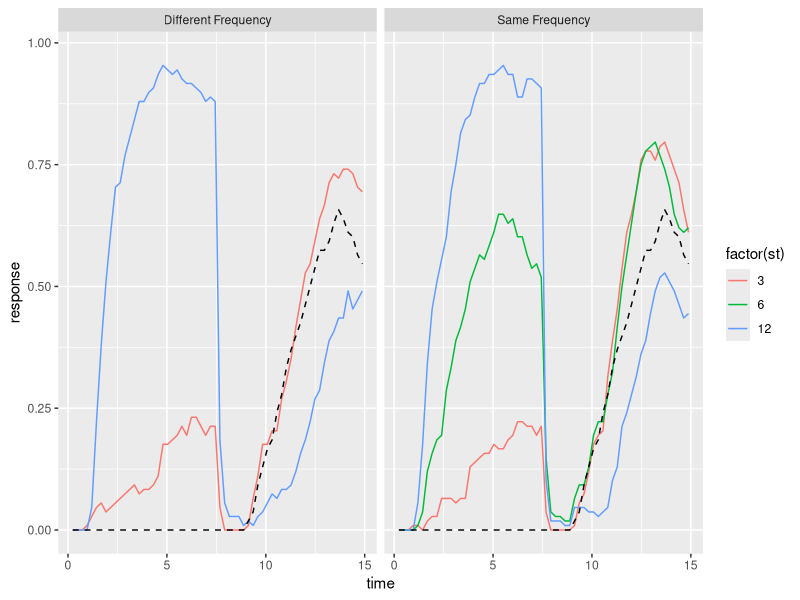
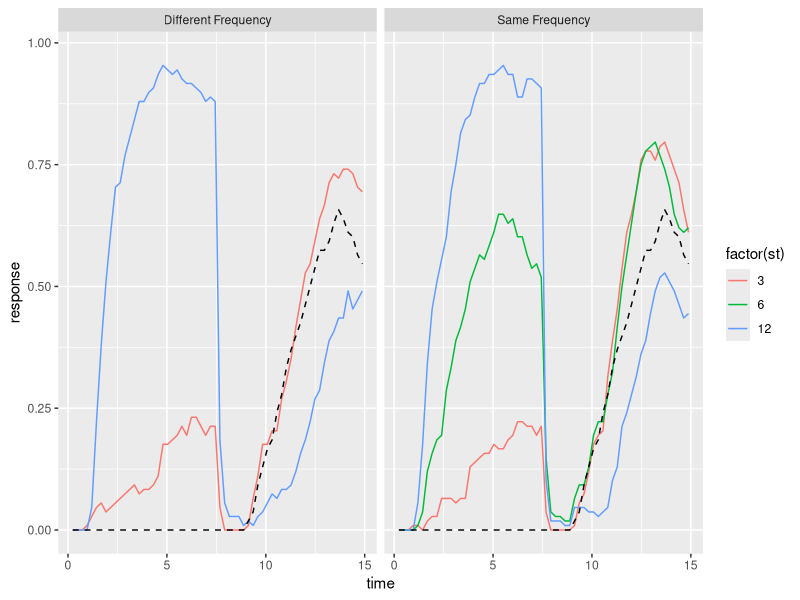
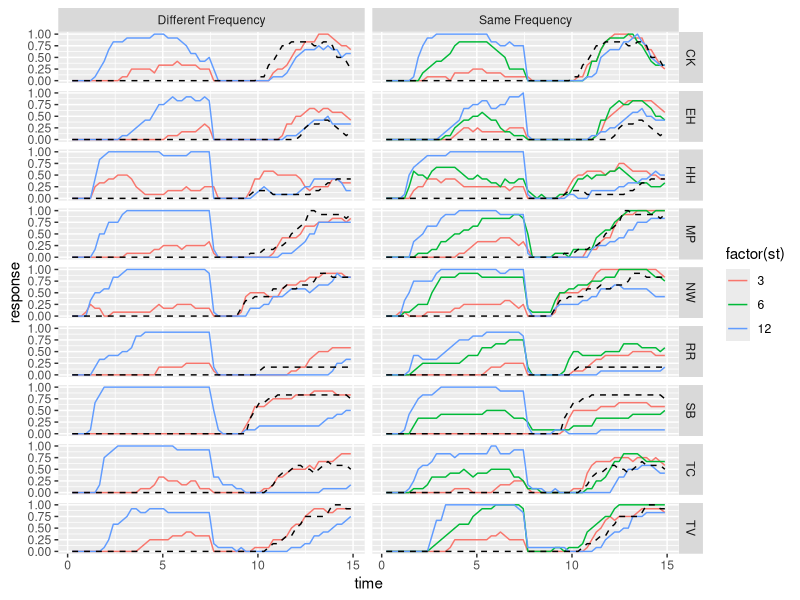

Reproduce these figures in R, in order.
library(stringr)
library(dplyr)
library(ggplot2)
library(tidyr)

df = read.csv('exp1A.csv')

ggplot(filter(df,st > 1),
       aes(x=time,y=response,group=factor(st),color=factor(st))) +
  facet_grid(~factor(same_freq,
                     labels=c("Different Frequency","Same Frequency"))) +
  stat_summary(geom="line") +
  stat_summary(geom="line",color="black",linetype=2,
               data=rbind(mutate(filter(df,st == 0),same_freq=T),
                          mutate(filter(df,st == 0),same_freq=F)))

ggplot(filter(df,st > 1),
       aes(x=time,y=response,group=factor(st),color=factor(st))) +
  facet_grid(~factor(same_freq,
                     labels=c("Different Frequency","Same Frequency"))) +
  stat_summary(geom="ribbon",fun.data="mean_cl_boot",fill="lightgray",
               color="lightgray") +
  stat_summary(geom="line") +
  stat_summary(geom="line",color="black",linetype=2,
               data=rbind(mutate(filter(df,st == 0),same_freq=T),
                          mutate(filter(df,st == 0),same_freq=F)))

ggplot(filter(df,st > 1),
       aes(x=time,y=response,group=factor(st),color=factor(st))) +
  facet_grid(sid~factor(same_freq,
                     labels=c("Different Frequency","Same Frequency"))) +
  stat_summary(geom="line") +
  stat_summary(geom="line",color="black",linetype=2,
               data=rbind(mutate(filter(df,st == 0),same_freq=T),
                          mutate(filter(df,st == 0),same_freq=F)))

